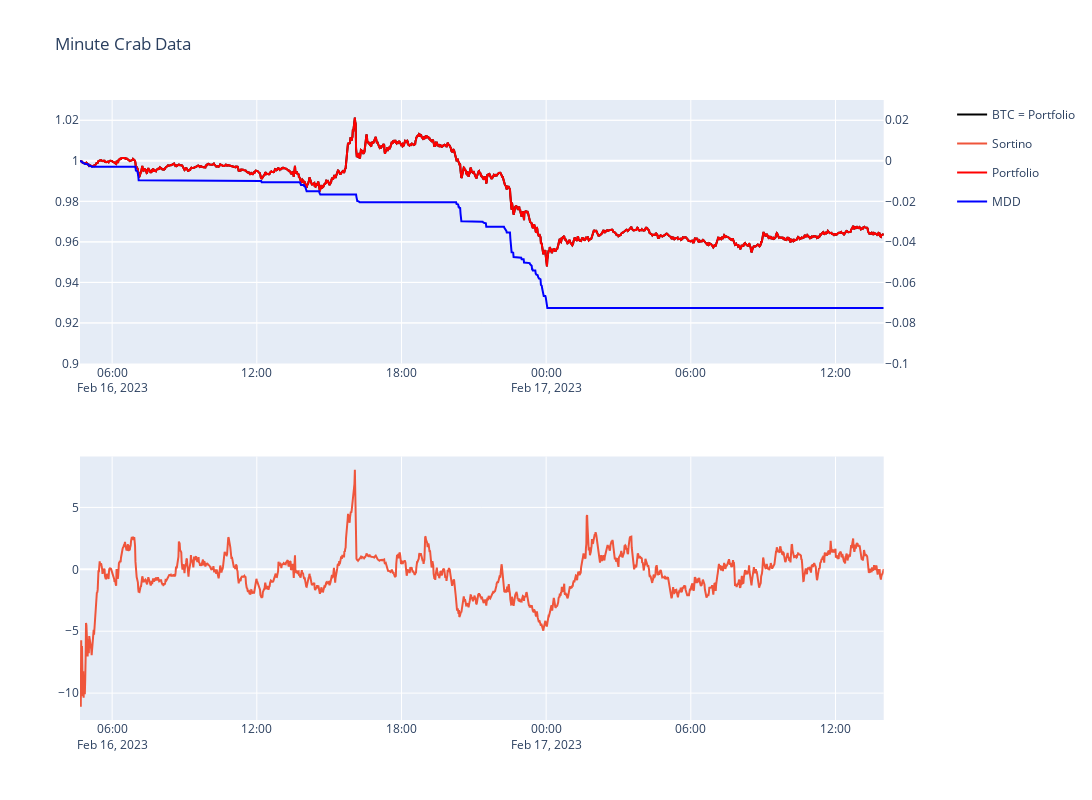

The cell this chart's notebook holds for it:
### Code cell
fig_mi_crab

### Figure 1 — Plotly figure (JSON) as saved in the notebook; plotly's stock layout.template omitted (floating-point values rounded to 4 significant figures; data arrays with more than 128 entries replaced by an {"elided": "..."} marker saying what was removed)
{"data": [{"legendgroup": "1", "marker": {"color": "black", "size": 42}, "name": "BTC = Portfolio", "type": "scatter", "x": {"elided": "2001 str values"}, "xaxis": "x", "y": {"elided": "2001 float values"}, "yaxis": "y"}, {"name": "Sortino", "type": "scatter", "x": {"elided": "2001 str values"}, "xaxis": "x2", "y": {"elided": "2001 float values"}, "yaxis": "y3"}, {"marker": {"color": "red", "size": 42}, "name": "Portfolio", "type": "scatter", "x": {"elided": "2001 str values"}, "xaxis": "x", "y": {"elided": "2001 float values"}, "yaxis": "y"}, {"marker": {"color": "blue", "size": 42}, "name": "MDD", "type": "scatter", "x": {"elided": "2001 str values"}, "xaxis": "x", "y": {"elided": "2001 float values"}, "yaxis": "y2"}], "layout": {"autosize": false, "height": 800, "title": {"text": "Minute Crab Data"}, "width": 1300, "xaxis": {"anchor": "y", "domain": [0, 0.94]}, "xaxis2": {"anchor": "y3", "domain": [0, 0.94]}, "yaxis": {"anchor": "x", "domain": [0.575, 1], "range": [0.9, 1.03]}, "yaxis2": {"anchor": "x", "overlaying": "y", "range": [-0.1, 0.03], "side": "right"}, "yaxis3": {"anchor": "x2", "domain": [0, 0.425]}}}
